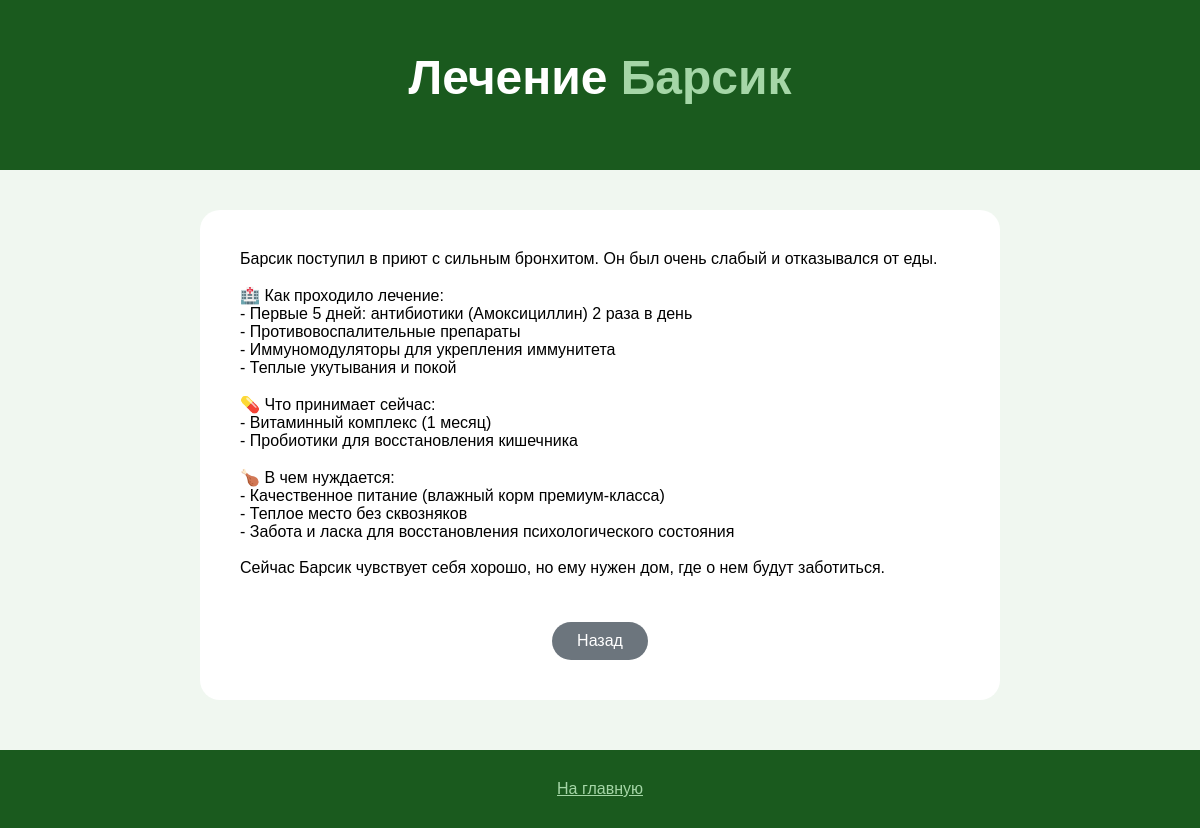
/views/treatment.php?id=1, run on the app's committed database.
### tables this page shows
CREATE TABLE `animals` (
  `id` int(11) NOT NULL,
  `name` varchar(50) NOT NULL,
  `species` varchar(30) NOT NULL,
  `breed` varchar(50) DEFAULT NULL,
  `age` int(11) DEFAULT NULL,
  `status` varchar(20) DEFAULT 'waiting',
  `photo_url` varchar(255) DEFAULT NULL
);

CREATE TABLE `animal_details` (
  `id` int(11) NOT NULL,
  `animal_id` int(11) NOT NULL,
  `character_desc` text,
  `health_desc` text,
  `story` text,
  `text` varchar(1000) NOT NULL,
  `treatment_text` text
);

### model/models.php (called while the page is built, shortened)
<?php
function detailsAnimal($pdo, $id)
{
    $sql = "SELECT * FROM animal_details WHERE animal_id = :id";
    $stmt = $pdo->prepare($sql);
    $stmt->execute([':id' => $id]);
    return $stmt->fetch();
}
?>

### views/treatment.php (the view, shortened to what this page needs)
<?php
require_once '../model/models.php';
$id = $_GET['id'];
$stmt = $pdo->prepare("SELECT * FROM animals WHERE id = $id");
$stmt->execute();
$animal = $stmt->fetch();
$details = detailsAnimal($pdo, $id);
?>
<!doctype html>
<html lang="ru">
<head>
    <link rel="stylesheet" href="../css/main.css">
</head>
<body>
    <div class="header">
        <h1>Лечение <span><?= $animal['name'] ?></span></h1>
    </div>
    <div style="max-width:800px; margin:40px auto; background:white; padding:40px; border-radius:20px;">
        <?= nl2br($details['treatment_text']) ?>
        <div style="text-align:center; margin-top:30px;"><a href="animals.php" class="btn" style="background:#6c757d;">Назад</a></div>
    </div>
<div class="footer"><p><a href="foundation.php">На главную</a></p>
</div>
</body>
</html>

### css/main.css (style rules this page uses)
* { margin: 0; padding: 0; box-sizing: border-box; }
body { font-family: Arial, sans-serif; background: #f0f7f0; }
.header { background: #1a5a1e; color: white; text-align: center; padding: 50px 20px; }
.header h1 { font-size: 48px; margin-bottom: 15px; }
.header h1 span { color: #a5d6a7; }
.btn { display: inline-block; background: #2e7d32; color: white; padding: 10px 25px; border-radius: 30px; text-decoration: none; margin-top: 15px; }
.footer { background: #1a5a1e; color: white; text-align: center; padding: 30px; margin-top: 50px; }
.footer a { color: #a5d6a7; }

### data on the page
animals: name "Барсик"
animal_details: treatment_text "Барсик поступил в приют с сильным бронхитом. Он был очень слабый и отказывался от еды. 🏥 Как проходило лечение: - Первые 5 дней: антибиотики (Амоксициллин) 2 раза в день - Противовоспалительные препараты - Иммуномодуляторы для укрепления иммунитета - Теплые укутывания и покой 💊 Что принимает сейчас: - Витаминный комплекс (1 месяц) - Пробиотики для восстановления кишечника 🍗 В чем нуждается: - Качественное питание (влажный корм премиум-класса) - Теплое место без сквозняков - Забота и ласка для восстановления психологического состояния Сейчас Барсик чувствует себя хорошо, но ему нужен дом, где о нем будут заботиться."
